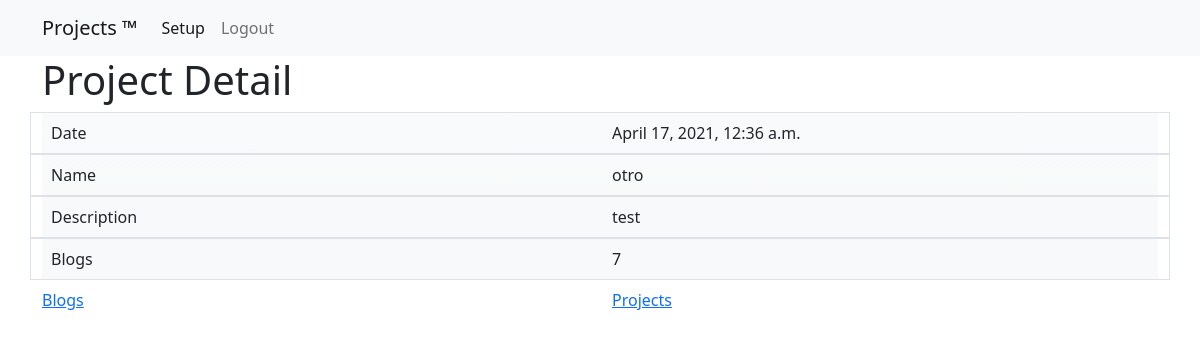
The page /blogwapp/30/ on the database its author committed.
### blogwapp/models.py (models this page shows, shortened)
class Project(models.Model):
  name = models.CharField(max_length=200, null=False)
  title = models.CharField(max_length=200)
  creat_date= models.DateTimeField('date created', default=timezone.now)
  description = models.CharField(max_length=2000, null=False)
  update_date = models.DateTimeField('date updated',auto_now=True)

### blogwapp/views.py (the view)
# urls.py: path('<int:pk>/', views.ProjectDetailView.as_view(), name='project-detail'),
class ProjectDetailView(generic.DetailView, LoginRequiredMixin):
  model = Project
  template_name = 'blogwapp/project/detail.html'
  queryset = Project.objects.annotate(blog_count=Count('blogs')).all()

### blogwapp/templates/blogwapp/project/detail.html
{%extends 'base.html' %}
{%block content %}
<h1>Project Detail</h1>
<div class="bg-light bg-gradient">
  <div class="row p-2 border">
    <div class="col">
      Date
    </div>
    <div class="col">
      {{ object.creat_date }}
    </div>
  </div>
  <div class="row p-2 border">
    <div class="col">
      Name
    </div>
    <div class="col">
      {{ object.name }}
    </div>
  </div>
  <div class="row p-2 border">
    <div class="col">
      Description
    </div>
    <div class="col">
      {{ object.description }}
    </div>
  </div>
  <div class="row p-2 border">
    <div class="col">
      Blogs
    </div>
    <div class="col">
      {{ object.blog_count }}
    </div>
  </div>
</div>
<div class="row py-2">
  <div class="col">
    <a href="{% url 'blogwapp:blog-list' object.id %}">Blogs</a>
  </div>
  <div class="col">
    <a href="{% url 'blogwapp:project-list' %}">Projects</a>
  </div>
</div>
{%endblock %}

### rows shown on the page
Project: creat_date "April 17, 2021, 12:36 a.m.", name "otro", description "test", blog_count "7"
